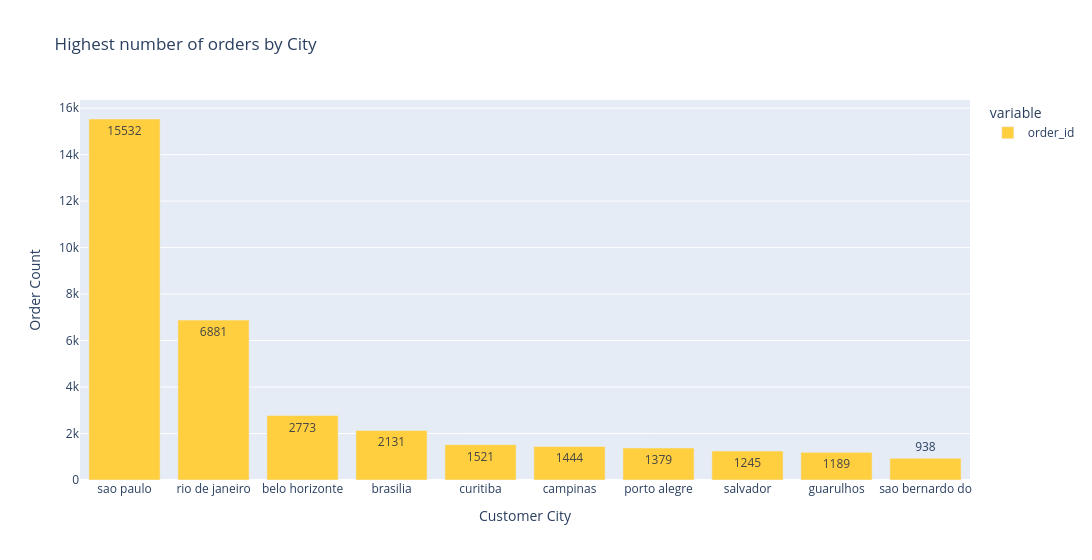

Notebook cell for this chart:
### Markdown cell above
#### <span style='color:#ffdc73'>**Customer & Geographical Insights**</span>

### Code cell
# Which customer `city` have the highest number of orders?
df0 = df.groupby('customer_city')['order_id'].nunique().nlargest(10)

fig = px.bar(df0, title='Highest number of orders by City',
       color_discrete_sequence=["#ffcf40"], text='value', width=1200)
fig.update_layout(xaxis_title='Customer City', yaxis_title='Order Count',)
fig.show()

### Figure 1 — Plotly figure (JSON) as saved in the notebook; plotly's stock layout.template omitted (floating-point values rounded to 4 significant figures)
{"data": [{"hovertemplate": "variable=order_id<br>customer_city=%{x}<br>value=%{text}<extra></extra>", "legendgroup": "order_id", "marker": {"color": "#ffcf40", "pattern": {"shape": ""}}, "name": "order_id", "orientation": "v", "showlegend": true, "text": [15530.0, 6881.0, 2773.0, 2131.0, 1521.0, 1444.0, 1379.0, 1245.0, 1189.0, 938.0], "textposition": "auto", "type": "bar", "x": ["sao paulo", "rio de janeiro", "belo horizonte", "brasilia", "curitiba", "campinas", "porto alegre", "salvador", "guarulhos", "sao bernardo do"], "xaxis": "x", "y": [15532, 6881, 2773, 2131, 1521, 1444, 1379, 1245, 1189, 938], "yaxis": "y"}], "layout": {"barmode": "relative", "legend": {"title": {"text": "variable"}, "tracegroupgap": 0}, "title": {"text": "Highest number of orders by City"}, "width": 1200, "xaxis": {"anchor": "y", "domain": [0, 1], "title": {"text": "Customer City"}}, "yaxis": {"anchor": "x", "domain": [0, 1], "title": {"text": "Order Count"}}}}
